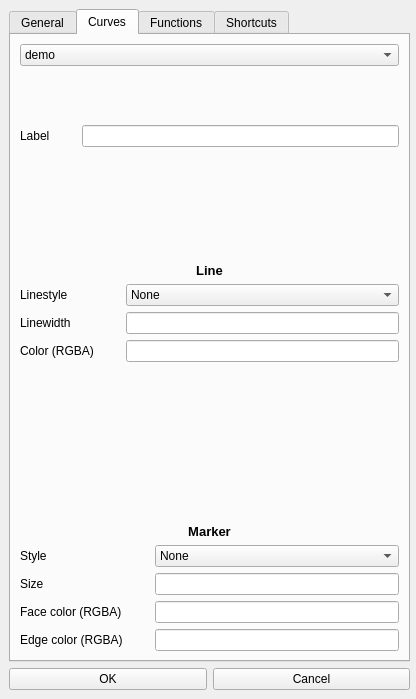
<?xml version="1.0" encoding="UTF-8"?>
<ui version="4.0">
 <class>Settings</class>
 <widget class="QWidget" name="Settings">
  <property name="geometry">
   <rect>
    <x>0</x>
    <y>0</y>
    <width>416</width>
    <height>699</height>
   </rect>
  </property>
  <property name="windowTitle">
   <string>Form</string>
  </property>
  <widget class="QWidget" name="layoutWidget">
   <property name="geometry">
    <rect>
     <x>9</x>
     <y>9</y>
     <width>401</width>
     <height>681</height>
    </rect>
   </property>
   <layout class="QVBoxLayout" name="layout_main">
    <item>
     <widget class="QTabWidget" name="Tabs">
      <property name="currentIndex">
       <number>1</number>
      </property>
      <widget class="QWidget" name="tab1_general">
       <attribute name="title">
        <string>General</string>
       </attribute>
       <layout class="QGridLayout" name="gridLayout_3">
        <item row="0" column="0">
         <layout class="QGridLayout" name="layout_general">
          <item row="2" column="0" colspan="2">
           <layout class="QGridLayout" name="sublayout_yaxis">
            <item row="3" column="0">
             <widget class="QLabel" name="lbl_yaxis_label">
              <property name="text">
               <string>Label</string>
              </property>
             </widget>
            </item>
            <item row="2" column="2">
             <widget class="QLineEdit" name="lineEdit_yaxis_top"/>
            </item>
            <item row="4" column="2">
             <widget class="QComboBox" name="dropdown_yaxis">
              <item>
               <property name="text">
                <string>Linear</string>
               </property>
              </item>
              <item>
               <property name="text">
                <string>Log</string>
               </property>
              </item>
              <item>
               <property name="text">
                <string>Logit</string>
               </property>
              </item>
             </widget>
            </item>
            <item row="1" column="2">
             <widget class="QLineEdit" name="lineEdit_yaxis_bottom">
              <property name="alignment">
               <set>Qt::AlignLeading|Qt::AlignLeft|Qt::AlignVCenter</set>
              </property>
             </widget>
            </item>
            <item row="0" column="0" colspan="3">
             <widget class="QLabel" name="lbl_yaxis">
              <property name="font">
               <font>
                <pointsize>10</pointsize>
                <weight>75</weight>
                <bold>true</bold>
               </font>
              </property>
              <property name="text">
               <string>Y-Axis</string>
              </property>
              <property name="alignment">
               <set>Qt::AlignCenter</set>
              </property>
             </widget>
            </item>
            <item row="1" column="0">
             <widget class="QLabel" name="lbl_yaxis_bottom">
              <property name="text">
               <string>Bottom</string>
              </property>
             </widget>
            </item>
            <item row="3" column="2">
             <widget class="QLineEdit" name="lineEdit_yaxis_label"/>
            </item>
            <item row="4" column="0">
             <widget class="QLabel" name="lbl_yaxis_scale">
              <property name="text">
               <string>Scale</string>
              </property>
             </widget>
            </item>
            <item row="2" column="0">
             <widget class="QLabel" name="lbl_yaxis_top">
              <property name="text">
               <string>Top</string>
              </property>
             </widget>
            </item>
            <item row="1" column="1" rowspan="4">
             <spacer name="verticalSpacer">
              <property name="orientation">
               <enum>Qt::Vertical</enum>
              </property>
              <property name="sizeHint" stdset="0">
               <size>
                <width>20</width>
                <height>40</height>
               </size>
              </property>
             </spacer>
            </item>
           </layout>
          </item>
          <item row="0" column="0" colspan="2">
           <layout class="QGridLayout" name="sublayout_general">
            <item row="1" column="1">
             <layout class="QGridLayout" name="sublayout_general_2">
              <item row="0" column="1" rowspan="3">
               <spacer name="verticalSpacer_8">
                <property name="orientation">
                 <enum>Qt::Vertical</enum>
                </property>
                <property name="sizeHint" stdset="0">
                 <size>
                  <width>20</width>
                  <height>40</height>
                 </size>
                </property>
               </spacer>
              </item>
              <item row="0" column="0">
               <widget class="QLabel" name="lbl_dir">
                <property name="text">
                 <string>Directory</string>
                </property>
                <property name="alignment">
                 <set>Qt::AlignCenter</set>
                </property>
               </widget>
              </item>
              <item row="2" column="0">
               <widget class="QLabel" name="lbl_title">
                <property name="text">
                 <string>Title</string>
                </property>
               </widget>
              </item>
              <item row="2" column="2">
               <widget class="QLineEdit" name="lineEdit_title"/>
              </item>
              <item row="0" column="2">
               <widget class="QLineEdit" name="lineEdit_dir">
                <property name="text">
                 <string/>
                </property>
                <property name="placeholderText">
                 <string>choose directory</string>
                </property>
               </widget>
              </item>
              <item row="1" column="2">
               <widget class="QLineEdit" name="lineEdit_sep"/>
              </item>
              <item row="1" column="0">
               <widget class="QLabel" name="lbl_sep">
                <property name="text">
                 <string>Separator</string>
                </property>
               </widget>
              </item>
             </layout>
            </item>
           </layout>
          </item>
          <item row="1" column="0" colspan="2">
           <layout class="QGridLayout" name="sublayout_xaxis">
            <item row="4" column="0">
             <widget class="QLabel" name="label_24">
              <property name="text">
               <string>Scale</string>
              </property>
             </widget>
            </item>
            <item row="4" column="2">
             <widget class="QComboBox" name="comboBox_3">
              <item>
               <property name="text">
                <string>Linear</string>
               </property>
              </item>
              <item>
               <property name="text">
                <string>Log</string>
               </property>
              </item>
              <item>
               <property name="text">
                <string>Logit</string>
               </property>
              </item>
             </widget>
            </item>
            <item row="3" column="2">
             <widget class="QLineEdit" name="lineEdit_xaxis_label"/>
            </item>
            <item row="2" column="0">
             <widget class="QLabel" name="label_22">
              <property name="text">
               <string>Right</string>
              </property>
             </widget>
            </item>
            <item row="2" column="2">
             <widget class="QLineEdit" name="lineEdit_xaxis_right"/>
            </item>
            <item row="3" column="0">
             <widget class="QLabel" name="label_23">
              <property name="text">
               <string>Label</string>
              </property>
             </widget>
            </item>
            <item row="0" column="0" colspan="3">
             <widget class="QLabel" name="lbl_xaxis">
              <property name="font">
               <font>
                <pointsize>10</pointsize>
                <weight>75</weight>
                <bold>true</bold>
               </font>
              </property>
              <property name="text">
               <string>X-Axis</string>
              </property>
              <property name="alignment">
               <set>Qt::AlignCenter</set>
              </property>
             </widget>
            </item>
            <item row="1" column="2">
             <widget class="QLineEdit" name="lineEdit_xaxis_left"/>
            </item>
            <item row="1" column="0">
             <widget class="QLabel" name="label_21">
              <property name="text">
               <string>Left</string>
              </property>
             </widget>
            </item>
            <item row="1" column="1" rowspan="4">
             <spacer name="verticalSpacer_2">
              <property name="orientation">
               <enum>Qt::Vertical</enum>
              </property>
              <property name="sizeHint" stdset="0">
               <size>
                <width>20</width>
                <height>40</height>
               </size>
              </property>
             </spacer>
            </item>
           </layout>
          </item>
         </layout>
        </item>
       </layout>
      </widget>
      <widget class="QWidget" name="tab2_Curves">
       <attribute name="title">
        <string>Curves</string>
       </attribute>
       <layout class="QGridLayout" name="gridLayout_4">
        <item row="0" column="0">
         <layout class="QGridLayout" name="layout_curves">
          <item row="0" column="0">
           <layout class="QGridLayout" name="sublayout_choose">
            <item row="2" column="4">
             <widget class="QLineEdit" name="lineEdit_label"/>
            </item>
            <item row="2" column="2">
             <widget class="QLabel" name="lbl_label">
              <property name="text">
               <string>Label</string>
              </property>
             </widget>
            </item>
            <item row="2" column="3">
             <spacer name="verticalSpacer_10">
              <property name="orientation">
               <enum>Qt::Vertical</enum>
              </property>
              <property name="sizeHint" stdset="0">
               <size>
                <width>20</width>
                <height>40</height>
               </size>
              </property>
             </spacer>
            </item>
            <item row="1" column="2" colspan="3">
             <widget class="QComboBox" name="dropdown_curves">
              <item>
               <property name="text">
                <string>demo</string>
               </property>
              </item>
             </widget>
            </item>
           </layout>
          </item>
          <item row="3" column="0">
           <layout class="QGridLayout" name="sublayout_mrkr">
            <item row="2" column="2">
             <widget class="QLineEdit" name="lineEdit_mrkr_size"/>
            </item>
            <item row="2" column="0">
             <widget class="QLabel" name="lbl_mrkr_size">
              <property name="text">
               <string>Size</string>
              </property>
             </widget>
            </item>
            <item row="3" column="0">
             <widget class="QLabel" name="label_18">
              <property name="text">
               <string>Face color (RGBA)</string>
              </property>
             </widget>
            </item>
            <item row="1" column="2">
             <widget class="QComboBox" name="dropdown_mrkr">
              <item>
               <property name="text">
                <string>None</string>
               </property>
              </item>
              <item>
               <property name="text">
                <string>Point</string>
               </property>
              </item>
              <item>
               <property name="text">
                <string>Pixel</string>
               </property>
              </item>
              <item>
               <property name="text">
                <string>Circle</string>
               </property>
              </item>
              <item>
               <property name="text">
                <string>Triangle Down</string>
               </property>
              </item>
              <item>
               <property name="text">
                <string>Triangle Up</string>
               </property>
              </item>
              <item>
               <property name="text">
                <string>Triangle Left</string>
               </property>
              </item>
              <item>
               <property name="text">
                <string>Triangle Right</string>
               </property>
              </item>
              <item>
               <property name="text">
                <string>Tri Down</string>
               </property>
              </item>
              <item>
               <property name="text">
                <string>Tri Up</string>
               </property>
              </item>
              <item>
               <property name="text">
                <string>Tri Left</string>
               </property>
              </item>
              <item>
               <property name="text">
                <string>Tri Right</string>
               </property>
              </item>
              <item>
               <property name="text">
                <string>Octagon</string>
               </property>
              </item>
              <item>
               <property name="text">
                <string>Square</string>
               </property>
              </item>
              <item>
               <property name="text">
                <string>Pentagon</string>
               </property>
              </item>
              <item>
               <property name="text">
                <string>Star</string>
               </property>
              </item>
              <item>
               <property name="text">
                <string>Hexagon #1</string>
               </property>
              </item>
              <item>
               <property name="text">
                <string>Hexagon #2</string>
               </property>
              </item>
              <item>
               <property name="text">
                <string>Plus</string>
               </property>
              </item>
              <item>
               <property name="text">
                <string>Plus (filled)</string>
               </property>
              </item>
              <item>
               <property name="text">
                <string>x</string>
               </property>
              </item>
              <item>
               <property name="text">
                <string>x (filled)</string>
               </property>
              </item>
              <item>
               <property name="text">
                <string>Diamond</string>
               </property>
              </item>
              <item>
               <property name="text">
                <string>Thin Diamond</string>
               </property>
              </item>
              <item>
               <property name="text">
                <string>Vertical Line</string>
               </property>
              </item>
              <item>
               <property name="text">
                <string>Horizontal Line</string>
               </property>
              </item>
              <item>
               <property name="text">
                <string>Tick Left</string>
               </property>
              </item>
              <item>
               <property name="text">
                <string>Tick Right</string>
               </property>
              </item>
              <item>
               <property name="text">
                <string>Tick Up</string>
               </property>
              </item>
              <item>
               <property name="text">
                <string>Tick Down</string>
               </property>
              </item>
              <item>
               <property name="text">
                <string>Caret Left</string>
               </property>
              </item>
              <item>
               <property name="text">
                <string>Caret Right</string>
               </property>
              </item>
              <item>
               <property name="text">
                <string>Caret Up</string>
               </property>
              </item>
              <item>
               <property name="text">
                <string>Caret Down</string>
               </property>
              </item>
              <item>
               <property name="text">
                <string>Caret Left (centered at base)</string>
               </property>
              </item>
              <item>
               <property name="text">
                <string>Caret Right (centered at base)</string>
               </property>
              </item>
              <item>
               <property name="text">
                <string>Caret Up (centered at base)</string>
               </property>
              </item>
              <item>
               <property name="text">
                <string>Caret Down (centered at base)</string>
               </property>
              </item>
             </widget>
            </item>
            <item row="1" column="0">
             <widget class="QLabel" name="label">
              <property name="text">
               <string>Style</string>
              </property>
             </widget>
            </item>
            <item row="3" column="2">
             <widget class="QLineEdit" name="lineEdit_mrkr_fcolor"/>
            </item>
            <item row="4" column="2">
             <widget class="QLineEdit" name="lineEdit_mrkr_ecolor"/>
            </item>
            <item row="4" column="0">
             <widget class="QLabel" name="label_19">
              <property name="text">
               <string>Edge color (RGBA)</string>
              </property>
             </widget>
            </item>
            <item row="0" column="0" colspan="3">
             <widget class="QLabel" name="lbl_mrkr">
              <property name="font">
               <font>
                <pointsize>10</pointsize>
                <weight>75</weight>
                <bold>true</bold>
               </font>
              </property>
              <property name="text">
               <string>Marker</string>
              </property>
              <property name="alignment">
               <set>Qt::AlignCenter</set>
              </property>
             </widget>
            </item>
            <item row="1" column="1" rowspan="4">
             <spacer name="verticalSpacer_4">
              <property name="orientation">
               <enum>Qt::Vertical</enum>
              </property>
              <property name="sizeHint" stdset="0">
               <size>
                <width>20</width>
                <height>40</height>
               </size>
              </property>
             </spacer>
            </item>
           </layout>
          </item>
          <item row="1" column="0">
           <layout class="QGridLayout" name="sublayout_line">
            <item row="2" column="0" colspan="3">
             <widget class="QLabel" name="lbl_Line">
              <property name="font">
               <font>
                <pointsize>10</pointsize>
                <weight>75</weight>
                <bold>true</bold>
               </font>
              </property>
              <property name="text">
               <string>Line</string>
              </property>
              <property name="alignment">
               <set>Qt::AlignCenter</set>
              </property>
             </widget>
            </item>
            <item row="3" column="0">
             <widget class="QLabel" name="lbl_ls">
              <property name="text">
               <string>Linestyle</string>
              </property>
             </widget>
            </item>
            <item row="3" column="1" rowspan="3">
             <spacer name="verticalSpacer_3">
              <property name="orientation">
               <enum>Qt::Vertical</enum>
              </property>
              <property name="sizeHint" stdset="0">
               <size>
                <width>20</width>
                <height>40</height>
               </size>
              </property>
             </spacer>
            </item>
            <item row="5" column="2">
             <widget class="QLineEdit" name="lineEdit_color"/>
            </item>
            <item row="3" column="2">
             <widget class="QComboBox" name="ls_dropdown">
              <item>
               <property name="text">
                <string>None</string>
               </property>
              </item>
              <item>
               <property name="text">
                <string>Solid</string>
               </property>
              </item>
              <item>
               <property name="text">
                <string>Dashed</string>
               </property>
              </item>
              <item>
               <property name="text">
                <string>Loosely Dotted</string>
               </property>
              </item>
              <item>
               <property name="text">
                <string>Dotted</string>
               </property>
              </item>
              <item>
               <property name="text">
                <string>Densely Dotted</string>
               </property>
              </item>
              <item>
               <property name="text">
                <string>Loosely Dashed</string>
               </property>
              </item>
              <item>
               <property name="text">
                <string>Densely Dashed</string>
               </property>
              </item>
              <item>
               <property name="text">
                <string>Loosely Dash-Dotted</string>
               </property>
              </item>
              <item>
               <property name="text">
                <string>Dash-Dotted</string>
               </property>
              </item>
              <item>
               <property name="text">
                <string>Densely Dash-Dotted</string>
               </property>
              </item>
              <item>
               <property name="text">
                <string>Loosely Dash-Dot-Dotted</string>
               </property>
              </item>
              <item>
               <property name="text">
                <string>Dash-Dot-Dotted</string>
               </property>
              </item>
              <item>
               <property name="text">
                <string>Densely Dash-Dot-Dotted</string>
               </property>
              </item>
             </widget>
            </item>
            <item row="4" column="2">
             <widget class="QLineEdit" name="lineEdit_lw"/>
            </item>
            <item row="4" column="0">
             <widget class="QLabel" name="label_2">
              <property name="minimumSize">
               <size>
                <width>45</width>
                <height>0</height>
               </size>
              </property>
              <property name="text">
               <string>Linewidth</string>
              </property>
             </widget>
            </item>
            <item row="1" column="0" colspan="3">
             <spacer name="verticalSpacer_7">
              <property name="orientation">
               <enum>Qt::Vertical</enum>
              </property>
              <property name="sizeHint" stdset="0">
               <size>
                <width>20</width>
                <height>40</height>
               </size>
              </property>
             </spacer>
            </item>
            <item row="5" column="0">
             <widget class="QLabel" name="label_16">
              <property name="text">
               <string>Color (RGBA)</string>
              </property>
             </widget>
            </item>
           </layout>
          </item>
          <item row="2" column="0">
           <spacer name="verticalSpacer_9">
            <property name="orientation">
             <enum>Qt::Vertical</enum>
            </property>
            <property name="sizeHint" stdset="0">
             <size>
              <width>20</width>
              <height>40</height>
             </size>
            </property>
           </spacer>
          </item>
         </layout>
        </item>
       </layout>
      </widget>
      <widget class="QWidget" name="tab3_functions">
       <attribute name="title">
        <string>Functions</string>
       </attribute>
       <layout class="QGridLayout" name="gridLayout_5">
        <item row="0" column="0">
         <layout class="QGridLayout" name="layout_functions">
          <item row="2" column="0">
           <layout class="QGridLayout" name="sublayout_findpeaks">
            <item row="2" column="2">
             <widget class="QLineEdit" name="lineEdit_threshold">
              <property name="alignment">
               <set>Qt::AlignLeading|Qt::AlignLeft|Qt::AlignVCenter</set>
              </property>
             </widget>
            </item>
            <item row="3" column="0">
             <widget class="QLabel" name="lbl_findpeaks_distance">
              <property name="text">
               <string>distance</string>
              </property>
              <property name="alignment">
               <set>Qt::AlignCenter</set>
              </property>
             </widget>
            </item>
            <item row="5" column="0">
             <widget class="QLabel" name="lbl_findpeaks_width">
              <property name="text">
               <string>width</string>
              </property>
              <property name="alignment">
               <set>Qt::AlignCenter</set>
              </property>
             </widget>
            </item>
            <item row="1" column="1" rowspan="5">
             <spacer name="verticalSpacer_6">
              <property name="orientation">
               <enum>Qt::Vertical</enum>
              </property>
              <property name="sizeHint" stdset="0">
               <size>
                <width>20</width>
                <height>40</height>
               </size>
              </property>
             </spacer>
            </item>
            <item row="0" column="0" colspan="3">
             <widget class="QLabel" name="lbl_findpeaks">
              <property name="font">
               <font>
                <pointsize>10</pointsize>
                <weight>75</weight>
                <bold>true</bold>
               </font>
              </property>
              <property name="text">
               <string>Find Peaks</string>
              </property>
              <property name="alignment">
               <set>Qt::AlignCenter</set>
              </property>
             </widget>
            </item>
            <item row="3" column="2">
             <widget class="QLineEdit" name="lineEdit_distance">
              <property name="alignment">
               <set>Qt::AlignLeading|Qt::AlignLeft|Qt::AlignVCenter</set>
              </property>
             </widget>
            </item>
            <item row="1" column="0">
             <widget class="QLabel" name="lbl_findpeaks_height">
              <property name="text">
               <string>height</string>
              </property>
              <property name="alignment">
               <set>Qt::AlignCenter</set>
              </property>
             </widget>
            </item>
            <item row="4" column="0">
             <widget class="QLabel" name="lbl_findpeaks_prominence">
              <property name="text">
               <string>prominence</string>
              </property>
              <property name="alignment">
               <set>Qt::AlignCenter</set>
              </property>
             </widget>
            </item>
            <item row="2" column="0">
             <widget class="QLabel" name="lbl_findpeaks_threshold">
              <property name="text">
               <string>threshold</string>
              </property>
              <property name="alignment">
               <set>Qt::AlignCenter</set>
              </property>
             </widget>
            </item>
            <item row="4" column="2">
             <widget class="QLineEdit" name="lineEdit_prominence">
              <property name="alignment">
               <set>Qt::AlignLeading|Qt::AlignLeft|Qt::AlignVCenter</set>
              </property>
             </widget>
            </item>
            <item row="5" column="2">
             <widget class="QLineEdit" name="lineEdit_width">
              <property name="alignment">
               <set>Qt::AlignLeading|Qt::AlignLeft|Qt::AlignVCenter</set>
              </property>
             </widget>
            </item>
            <item row="1" column="2">
             <widget class="QLineEdit" name="lineEdit_height">
              <property name="alignment">
               <set>Qt::AlignLeading|Qt::AlignLeft|Qt::AlignVCenter</set>
              </property>
             </widget>
            </item>
           </layout>
          </item>
          <item row="1" column="0">
           <layout class="QGridLayout" name="sublayout_savgol">
            <item row="1" column="0">
             <widget class="QLabel" name="lbl_savgol_win_l">
              <property name="text">
               <string>Window Length</string>
              </property>
              <property name="alignment">
               <set>Qt::AlignCenter</set>
              </property>
             </widget>
            </item>
            <item row="0" column="0" colspan="3">
             <widget class="QLabel" name="lbl_savgol">
              <property name="font">
               <font>
                <pointsize>10</pointsize>
                <weight>75</weight>
                <bold>true</bold>
               </font>
              </property>
              <property name="text">
               <string>Savitzky-Golay
Smoothing</string>
              </property>
              <property name="alignment">
               <set>Qt::AlignCenter</set>
              </property>
             </widget>
            </item>
            <item row="1" column="2">
             <widget class="QLineEdit" name="lineEdit_window_length">
              <property name="alignment">
               <set>Qt::AlignLeading|Qt::AlignLeft|Qt::AlignVCenter</set>
              </property>
              <property name="dragEnabled">
               <bool>false</bool>
              </property>
              <property name="placeholderText">
               <string>window length</string>
              </property>
             </widget>
            </item>
            <item row="2" column="2">
             <widget class="QLineEdit" name="lineEdit_polyorder">
              <property name="alignment">
               <set>Qt::AlignLeading|Qt::AlignLeft|Qt::AlignVCenter</set>
              </property>
              <property name="placeholderText">
               <string>polynomial order</string>
              </property>
             </widget>
            </item>
            <item row="3" column="2">
             <widget class="QLineEdit" name="lineEdit_deriv">
              <property name="alignment">
               <set>Qt::AlignLeading|Qt::AlignLeft|Qt::AlignVCenter</set>
              </property>
              <property name="placeholderText">
               <string>derivative</string>
              </property>
             </widget>
            </item>
            <item row="4" column="2">
             <widget class="QLineEdit" name="lineEdit_delta">
              <property name="alignment">
               <set>Qt::AlignLeading|Qt::AlignLeft|Qt::AlignVCenter</set>
              </property>
              <property name="placeholderText">
               <string>delta</string>
              </property>
             </widget>
            </item>
            <item row="5" column="2">
             <widget class="QLineEdit" name="lineEdit_axis">
              <property name="alignment">
               <set>Qt::AlignLeading|Qt::AlignLeft|Qt::AlignVCenter</set>
              </property>
              <property name="placeholderText">
               <string>axis</string>
              </property>
             </widget>
            </item>
            <item row="2" column="0">
             <widget class="QLabel" name="lbl_savgol_poly_ord">
              <property name="text">
               <string>Polynomial order</string>
              </property>
              <property name="alignment">
               <set>Qt::AlignCenter</set>
              </property>
             </widget>
            </item>
            <item row="3" column="0">
             <widget class="QLabel" name="lbl_savgol_der">
              <property name="text">
               <string>Derivative</string>
              </property>
              <property name="alignment">
               <set>Qt::AlignCenter</set>
              </property>
             </widget>
            </item>
            <item row="4" column="0">
             <widget class="QLabel" name="lbl_savgol_delta">
              <property name="text">
               <string>δ</string>
              </property>
              <property name="alignment">
               <set>Qt::AlignCenter</set>
              </property>
             </widget>
            </item>
            <item row="5" column="0">
             <widget class="QLabel" name="lbl_savgol_axis">
              <property name="text">
               <string>Axis</string>
              </property>
              <property name="alignment">
               <set>Qt::AlignCenter</set>
              </property>
             </widget>
            </item>
            <item row="1" column="1" rowspan="5">
             <spacer name="verticalSpacer_5">
              <property name="orientation">
               <enum>Qt::Vertical</enum>
              </property>
              <property name="sizeHint" stdset="0">
               <size>
                <width>20</width>
                <height>40</height>
               </size>
              </property>
             </spacer>
            </item>
           </layout>
          </item>
          <item row="3" column="0">
           <layout class="QGridLayout" name="sublayout_baseline">
            <item row="0" column="0" colspan="3">
             <widget class="QLabel" name="lbl_baseline">
              <property name="font">
               <font>
                <pointsize>10</pointsize>
                <weight>75</weight>
                <bold>true</bold>
               </font>
              </property>
              <property name="text">
               <string>Baseline</string>
              </property>
              <property name="alignment">
               <set>Qt::AlignCenter</set>
              </property>
             </widget>
            </item>
            <item row="1" column="2">
             <widget class="QLineEdit" name="lineEdit_lam"/>
            </item>
            <item row="1" column="0">
             <widget class="QLabel" name="lbl_baseline_lam">
              <property name="text">
               <string>lam</string>
              </property>
              <property name="alignment">
               <set>Qt::AlignCenter</set>
              </property>
             </widget>
            </item>
            <item row="3" column="2">
             <widget class="QLineEdit" name="lineEdit_niter"/>
            </item>
            <item row="2" column="2">
             <widget class="QLineEdit" name="lineEdit_p"/>
            </item>
            <item row="2" column="0">
             <widget class="QLabel" name="lbl_baseline_p">
              <property name="text">
               <string>p</string>
              </property>
              <property name="alignment">
               <set>Qt::AlignCenter</set>
              </property>
             </widget>
            </item>
            <item row="3" column="0">
             <widget class="QLabel" name="lbl_baseline_niter">
              <property name="text">
               <string>niter</string>
              </property>
              <property name="alignment">
               <set>Qt::AlignCenter</set>
              </property>
             </widget>
            </item>
            <item row="1" column="1" rowspan="3">
             <spacer name="verticalSpacer_11">
              <property name="orientation">
               <enum>Qt::Vertical</enum>
              </property>
              <property name="sizeHint" stdset="0">
               <size>
                <width>20</width>
                <height>40</height>
               </size>
              </property>
             </spacer>
            </item>
           </layout>
          </item>
         </layout>
        </item>
       </layout>
      </widget>
      <widget class="QWidget" name="tab4_shortcuts">
       <attribute name="title">
        <string>Shortcuts</string>
       </attribute>
       <layout class="QGridLayout" name="gridLayout_6">
        <item row="0" column="0">
         <layout class="QGridLayout" name="gridLayout">
          <item row="4" column="0">
           <widget class="QLabel" name="lbl_shortcuts_add_plot">
            <property name="text">
             <string>Add Plot</string>
            </property>
            <property name="alignment">
             <set>Qt::AlignCenter</set>
            </property>
           </widget>
          </item>
          <item row="12" column="0">
           <widget class="QLabel" name="lbl_undo">
            <property name="text">
             <string>Undo</string>
            </property>
            <property name="alignment">
             <set>Qt::AlignCenter</set>
            </property>
           </widget>
          </item>
          <item row="3" column="0">
           <widget class="QLabel" name="lbl_shortcuts_peaks">
            <property name="text">
             <string>Peaks</string>
            </property>
            <property name="alignment">
             <set>Qt::AlignCenter</set>
            </property>
           </widget>
          </item>
          <item row="6" column="0">
           <widget class="QLabel" name="lbl_shortcuts_normalize_z">
            <property name="text">
             <string>Normalize Z</string>
            </property>
            <property name="alignment">
             <set>Qt::AlignCenter</set>
            </property>
           </widget>
          </item>
          <item row="5" column="0">
           <widget class="QLabel" name="lbl_shortcuts_normalize">
            <property name="text">
             <string>Normalize</string>
            </property>
            <property name="alignment">
             <set>Qt::AlignCenter</set>
            </property>
           </widget>
          </item>
          <item row="13" column="0">
           <widget class="QLabel" name="lbl_shortcuts_redo">
            <property name="text">
             <string>Redo</string>
            </property>
            <property name="alignment">
             <set>Qt::AlignCenter</set>
            </property>
           </widget>
          </item>
          <item row="11" column="0">
           <widget class="QLabel" name="lbl_shortcuts_settings">
            <property name="text">
             <string>Settings</string>
            </property>
            <property name="alignment">
             <set>Qt::AlignCenter</set>
            </property>
           </widget>
          </item>
          <item row="0" column="0">
           <widget class="QLabel" name="lbl_shortcuts_load">
            <property name="text">
             <string>Load</string>
            </property>
            <property name="alignment">
             <set>Qt::AlignCenter</set>
            </property>
           </widget>
          </item>
          <item row="10" column="0">
           <widget class="QLabel" name="lbl_shortcuts_save_as">
            <property name="text">
             <string>Save As</string>
            </property>
            <property name="alignment">
             <set>Qt::AlignCenter</set>
            </property>
           </widget>
          </item>
          <item row="4" column="1">
           <widget class="QLineEdit" name="lineEdit_add_plot">
            <property name="alignment">
             <set>Qt::AlignCenter</set>
            </property>
           </widget>
          </item>
          <item row="2" column="1">
           <widget class="QLineEdit" name="lineEdit_smoothing">
            <property name="alignment">
             <set>Qt::AlignCenter</set>
            </property>
           </widget>
          </item>
          <item row="8" column="1">
           <widget class="QLineEdit" name="lineEdit_reverse_y">
            <property name="alignment">
             <set>Qt::AlignCenter</set>
            </property>
           </widget>
          </item>
          <item row="7" column="1">
           <widget class="QLineEdit" name="lineEdit_reverse_x">
            <property name="alignment">
             <set>Qt::AlignCenter</set>
            </property>
           </widget>
          </item>
          <item row="7" column="0">
           <widget class="QLabel" name="lbl_shortcuts_reverse_x">
            <property name="text">
             <string>Reverse X</string>
            </property>
            <property name="alignment">
             <set>Qt::AlignCenter</set>
            </property>
           </widget>
          </item>
          <item row="0" column="1">
           <widget class="QLineEdit" name="lineEdit_load">
            <property name="alignment">
             <set>Qt::AlignCenter</set>
            </property>
           </widget>
          </item>
          <item row="9" column="1">
           <widget class="QLineEdit" name="lineEdit_edit">
            <property name="alignment">
             <set>Qt::AlignCenter</set>
            </property>
           </widget>
          </item>
          <item row="9" column="0">
           <widget class="QLabel" name="lbl_shortcuts_edit">
            <property name="text">
             <string>Edit</string>
            </property>
            <property name="alignment">
             <set>Qt::AlignCenter</set>
            </property>
           </widget>
          </item>
          <item row="8" column="0">
           <widget class="QLabel" name="lbl_shortcuts_reverse_y">
            <property name="text">
             <string>Reverse Y</string>
            </property>
            <property name="alignment">
             <set>Qt::AlignCenter</set>
            </property>
           </widget>
          </item>
          <item row="2" column="0">
           <widget class="QLabel" name="lbl_smoothing">
            <property name="text">
             <string>Smoothing</string>
            </property>
            <property name="alignment">
             <set>Qt::AlignCenter</set>
            </property>
           </widget>
          </item>
          <item row="1" column="0">
           <widget class="QLabel" name="lbl_shortcuts_baseline">
            <property name="text">
             <string>Baseline</string>
            </property>
            <property name="alignment">
             <set>Qt::AlignCenter</set>
            </property>
           </widget>
          </item>
          <item row="6" column="1">
           <widget class="QLineEdit" name="lineEdit_normalize_z">
            <property name="alignment">
             <set>Qt::AlignCenter</set>
            </property>
           </widget>
          </item>
          <item row="10" column="1">
           <widget class="QLineEdit" name="lineEdit_save_as">
            <property name="alignment">
             <set>Qt::AlignCenter</set>
            </property>
           </widget>
          </item>
          <item row="11" column="1">
           <widget class="QLineEdit" name="lineEdit_settings">
            <property name="alignment">
             <set>Qt::AlignCenter</set>
            </property>
           </widget>
          </item>
          <item row="3" column="1">
           <widget class="QLineEdit" name="lineEdit_peaks">
            <property name="alignment">
             <set>Qt::AlignCenter</set>
            </property>
           </widget>
          </item>
          <item row="1" column="1">
           <widget class="QLineEdit" name="lineEdit_baseline">
            <property name="alignment">
             <set>Qt::AlignCenter</set>
            </property>
           </widget>
          </item>
          <item row="13" column="1">
           <widget class="QLineEdit" name="lineEdit_redo">
            <property name="alignment">
             <set>Qt::AlignCenter</set>
            </property>
           </widget>
          </item>
          <item row="5" column="1">
           <widget class="QLineEdit" name="lineEdit_normalize">
            <property name="alignment">
             <set>Qt::AlignCenter</set>
            </property>
           </widget>
          </item>
          <item row="12" column="1">
           <widget class="QLineEdit" name="lineEdit_undo">
            <property name="alignment">
             <set>Qt::AlignCenter</set>
            </property>
           </widget>
          </item>
         </layout>
        </item>
       </layout>
      </widget>
     </widget>
    </item>
    <item>
     <layout class="QHBoxLayout" name="sublayout_buttons">
      <item>
       <widget class="QPushButton" name="button_ok">
        <property name="text">
         <string>OK</string>
        </property>
       </widget>
      </item>
      <item>
       <widget class="QPushButton" name="button_cancel">
        <property name="text">
         <string>Cancel</string>
        </property>
       </widget>
      </item>
     </layout>
    </item>
   </layout>
  </widget>
 </widget>
 <resources/>
 <connections/>
</ui>
